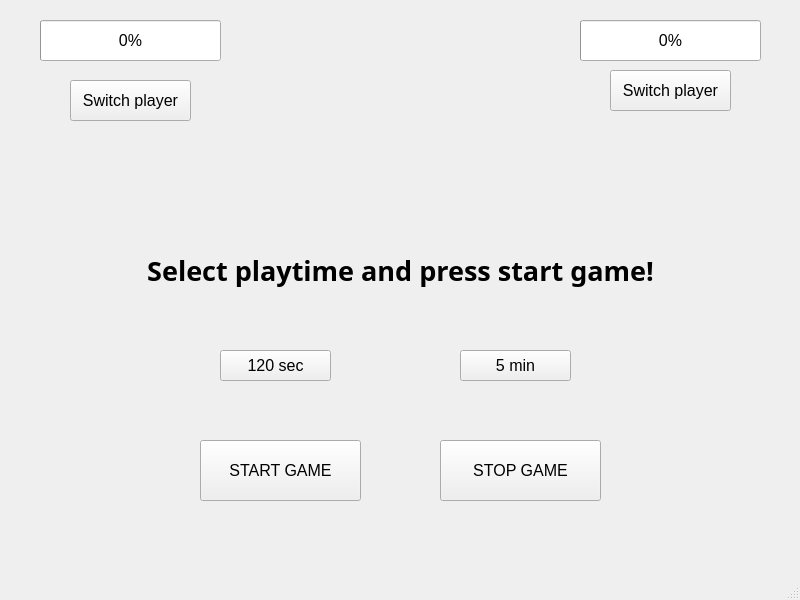
<?xml version="1.0" encoding="UTF-8"?>
<ui version="4.0">
 <class>MainWindow</class>
 <widget class="QMainWindow" name="MainWindow">
  <property name="geometry">
   <rect>
    <x>0</x>
    <y>0</y>
    <width>800</width>
    <height>600</height>
   </rect>
  </property>
  <property name="windowTitle">
   <string>MainWindow</string>
  </property>
  <widget class="QWidget" name="centralwidget">
   <widget class="QLabel" name="labelText">
    <property name="geometry">
     <rect>
      <x>120</x>
      <y>210</y>
      <width>561</width>
      <height>121</height>
     </rect>
    </property>
    <property name="font">
     <font>
      <family>Amiri</family>
      <pointsize>20</pointsize>
      <bold>true</bold>
     </font>
    </property>
    <property name="text">
     <string>Select playtime and press start game!</string>
    </property>
    <property name="alignment">
     <set>Qt::AlignCenter</set>
    </property>
   </widget>
   <widget class="QPushButton" name="pushButton120sec">
    <property name="geometry">
     <rect>
      <x>220</x>
      <y>350</y>
      <width>111</width>
      <height>31</height>
     </rect>
    </property>
    <property name="font">
     <font>
      <pointsize>12</pointsize>
      <bold>false</bold>
     </font>
    </property>
    <property name="text">
     <string>120 sec</string>
    </property>
   </widget>
   <widget class="QPushButton" name="pushButton5min">
    <property name="geometry">
     <rect>
      <x>460</x>
      <y>350</y>
      <width>111</width>
      <height>31</height>
     </rect>
    </property>
    <property name="font">
     <font>
      <pointsize>12</pointsize>
      <bold>false</bold>
     </font>
    </property>
    <property name="text">
     <string>5 min</string>
    </property>
   </widget>
   <widget class="QPushButton" name="pushButtonStart">
    <property name="geometry">
     <rect>
      <x>200</x>
      <y>440</y>
      <width>161</width>
      <height>61</height>
     </rect>
    </property>
    <property name="font">
     <font>
      <pointsize>12</pointsize>
      <bold>false</bold>
     </font>
    </property>
    <property name="text">
     <string>START GAME</string>
    </property>
   </widget>
   <widget class="QPushButton" name="pushButtonStop">
    <property name="geometry">
     <rect>
      <x>440</x>
      <y>440</y>
      <width>161</width>
      <height>61</height>
     </rect>
    </property>
    <property name="font">
     <font>
      <pointsize>12</pointsize>
      <bold>false</bold>
     </font>
    </property>
    <property name="text">
     <string>STOP GAME</string>
    </property>
   </widget>
   <widget class="QProgressBar" name="progressBarPlayer1">
    <property name="geometry">
     <rect>
      <x>40</x>
      <y>20</y>
      <width>181</width>
      <height>41</height>
     </rect>
    </property>
    <property name="palette">
     <palette>
      <active>
       <colorrole role="Highlight">
        <brush brushstyle="SolidPattern">
         <color alpha="255">
          <red>123</red>
          <green>255</green>
          <blue>121</blue>
         </color>
        </brush>
       </colorrole>
       <colorrole role="Link">
        <brush brushstyle="SolidPattern">
         <color alpha="255">
          <red>0</red>
          <green>0</green>
          <blue>255</blue>
         </color>
        </brush>
       </colorrole>
      </active>
      <inactive>
       <colorrole role="Highlight">
        <brush brushstyle="SolidPattern">
         <color alpha="255">
          <red>123</red>
          <green>255</green>
          <blue>121</blue>
         </color>
        </brush>
       </colorrole>
       <colorrole role="Link">
        <brush brushstyle="SolidPattern">
         <color alpha="255">
          <red>0</red>
          <green>0</green>
          <blue>255</blue>
         </color>
        </brush>
       </colorrole>
      </inactive>
      <disabled>
       <colorrole role="Link">
        <brush brushstyle="SolidPattern">
         <color alpha="255">
          <red>0</red>
          <green>0</green>
          <blue>255</blue>
         </color>
        </brush>
       </colorrole>
      </disabled>
     </palette>
    </property>
    <property name="font">
     <font>
      <pointsize>12</pointsize>
      <bold>false</bold>
     </font>
    </property>
    <property name="styleSheet">
     <string notr="true"/>
    </property>
    <property name="value">
     <number>0</number>
    </property>
   </widget>
   <widget class="QProgressBar" name="progressBarPlayer2">
    <property name="geometry">
     <rect>
      <x>580</x>
      <y>20</y>
      <width>181</width>
      <height>41</height>
     </rect>
    </property>
    <property name="palette">
     <palette>
      <active>
       <colorrole role="Highlight">
        <brush brushstyle="SolidPattern">
         <color alpha="255">
          <red>94</red>
          <green>191</green>
          <blue>255</blue>
         </color>
        </brush>
       </colorrole>
      </active>
      <inactive>
       <colorrole role="Highlight">
        <brush brushstyle="SolidPattern">
         <color alpha="255">
          <red>94</red>
          <green>191</green>
          <blue>255</blue>
         </color>
        </brush>
       </colorrole>
      </inactive>
      <disabled/>
     </palette>
    </property>
    <property name="font">
     <font>
      <pointsize>12</pointsize>
      <bold>false</bold>
     </font>
    </property>
    <property name="styleSheet">
     <string notr="true"/>
    </property>
    <property name="value">
     <number>0</number>
    </property>
   </widget>
   <widget class="QPushButton" name="pushButtonSwitchPlayer1">
    <property name="geometry">
     <rect>
      <x>70</x>
      <y>80</y>
      <width>121</width>
      <height>41</height>
     </rect>
    </property>
    <property name="font">
     <font>
      <pointsize>12</pointsize>
      <bold>false</bold>
     </font>
    </property>
    <property name="text">
     <string>Switch player</string>
    </property>
   </widget>
   <widget class="QPushButton" name="pushButtonSwitchPlayer2">
    <property name="geometry">
     <rect>
      <x>610</x>
      <y>70</y>
      <width>121</width>
      <height>41</height>
     </rect>
    </property>
    <property name="font">
     <font>
      <pointsize>12</pointsize>
      <bold>false</bold>
     </font>
    </property>
    <property name="text">
     <string>Switch player</string>
    </property>
   </widget>
  </widget>
  <widget class="QMenuBar" name="menubar">
   <property name="geometry">
    <rect>
     <x>0</x>
     <y>0</y>
     <width>800</width>
     <height>26</height>
    </rect>
   </property>
  </widget>
  <widget class="QStatusBar" name="statusbar"/>
 </widget>
 <resources/>
 <connections/>
</ui>
